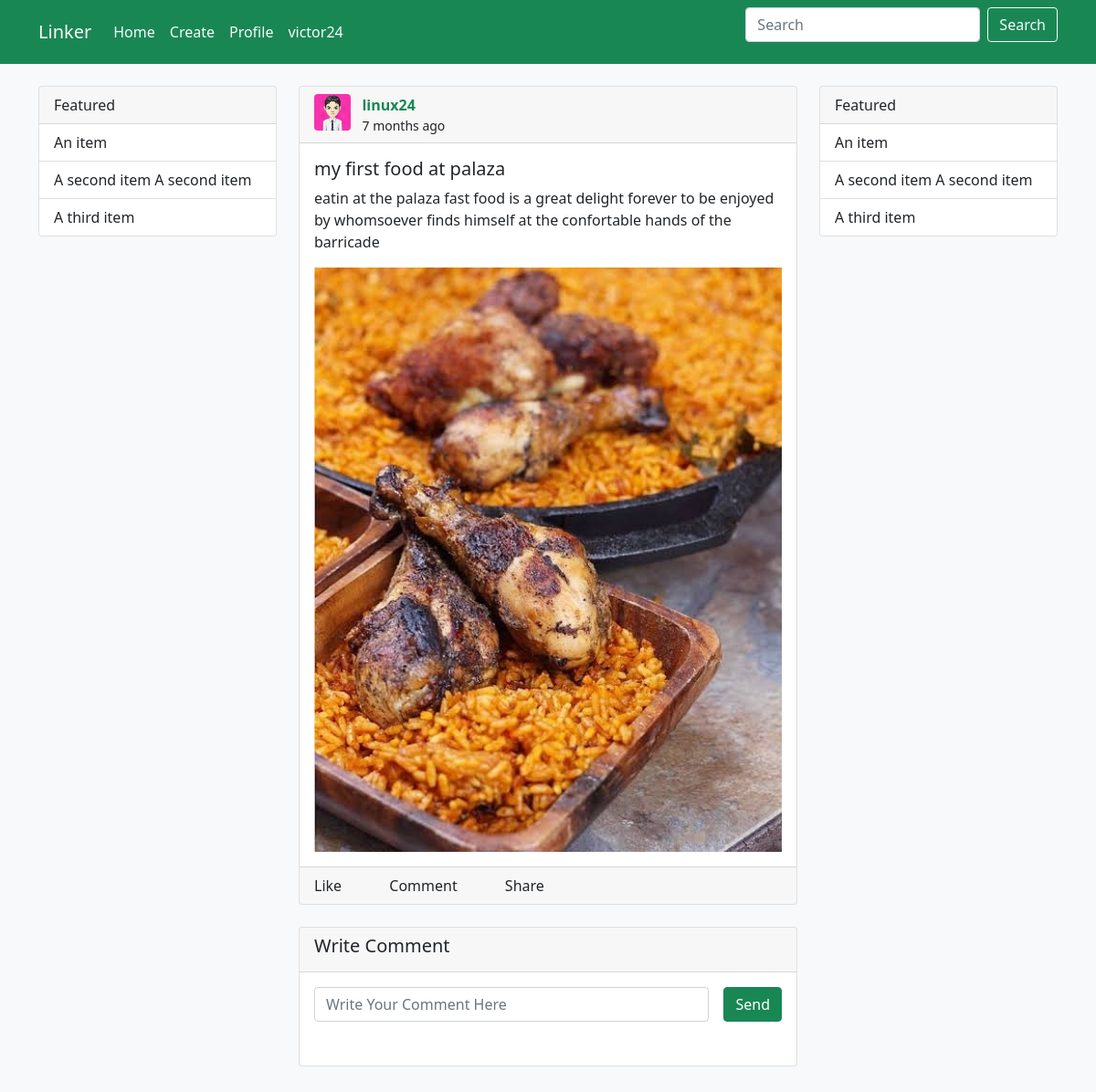
Page /post/detail/12/ (signed in) on the committed database.
### blog/models.py (models this page shows)
class Post(models.Model):
    title = models.CharField(max_length=150)
    author = models.ForeignKey(User, related_name='posts', on_delete=models.CASCADE)
    time_created= models.DateTimeField(default=timezone.now)
    content = models.TextField(max_length=250)
    image =models.ImageField(null=True, blank=True, upload_to='posts')
    users_like =models.ManyToManyField(User, related_name='posts_liked', blank=True)
    class Meta:
        ordering = ['-time_created']

### users/models.py (models this page shows, shortened)
class Profile(models.Model):
    user = models.OneToOneField(User, on_delete=models.CASCADE)
    image = models.ImageField(default='photo3.jpg', upload_to='profiles/')
    phone = models.CharField(max_length=20, verbose_name='phone number', unique=True, null=True, blank=True)
    following = models.ManyToManyField('self', through=Contact, related_name='followers', symmetrical=False, blank=True)

### blog/views.py (the view)
# urls.py: path('post/detail/<int:pk>/', views.post_detail, name='post_detail'),
@login_required
def post_detail(request, pk):
    post = get_object_or_404(Post, pk=pk)
    if request.method == 'POST':
        comment_form = CommentForm(request.POST)
        if comment_form.is_valid():
            cf = comment_form.save(commit=False)
            cf.post = post
            cf.author = request.user
            cf.save()
            return redirect(request.META.get('HTTP_REFERER'))
    else:
        comment_form = CommentForm()
    return render(request, 'blog/post-detail.html', {'post': post, 'comment_form': comment_form})

### blog/forms.py
class CommentForm(forms.ModelForm):
    content = forms.CharField(label='', widget=forms.TextInput(attrs={"placeholder": "Write Your Comment Here"}))
    class Meta:
        model = Comment
        fields = ['content']

### blog/templates/blog/post-detail.html (shortened to what this page needs)
{% extends 'users/base.html' %}
{% load static %}
{% load crispy_forms_tags %}
{% block content %}
<div class="card mb-4">
    <div class="card-header d-flex">
        <div>
            <img src="{{ post.author.profile.image.url }}" class="rounded" alt="" width="40">
        </div> <div> &nbsp; &nbsp; </div>
        <div>
            <a href="#" class="text-success text-decoration-none fw-bold">{{ post.author.username }}</a>
            <div class="small">{{ post.time_created|timesince }} ago</div>
        </div>
    </div>
    <div class="card-body">
        <h5 class="card-title">{{ post.title }}</h5>
        <p class="card-text">{{ post.content }}</p>
        {% if post.image.url is not None %}
        <div>
            <img src="{{ post.image.url }}" class="w-100" alt="">
        </div>
        {% endif %}
    </div>
    <div class="card-footer">
        <span class="me-5">Like</span> <span class="me-5">Comment</span> <span>Share</span>
    </div>
</div>
<div class="card mb-4">
    <div class="card-header"><h5>Write Comment</h5></div>
    <div class="card-body">
        <form action="{% url 'post_detail' post.id %}" method="POST">
            <div class="d-flex">
                <div class="w-100">
                   {{ comment_form.content|as_crispy_field }}
                </div>
                <div>
                    <input type="submit" value="Send" class="btn btn-success ms-3">
                </div>
            </div>
        </form>
    </div>
</div>
{% endblock %}

### users/templates/users/base.html (shortened to what this page needs)
{% load static %}
<html lang="en">
<head>
    <link rel="stylesheet" href="{% static 'users/css/bootstrap.min.css' %}">
    <link rel="stylesheet" href="{% static 'users/css/main.css' %}">
</head>
<body class="bg-light">
    <nav class="navbar navbar-expand-lg navbar-success bg-success">
        <div class="container">
          <a class="navbar-brand text-light" href="{% url 'home' %}">Linker</a>
          <div class="collapse navbar-collapse" id="navbarTogglerDemo03">
            <ul class="navbar-nav me-auto mb-2 mb-lg-0">
              {% if user.is_authenticated %}
              <li class="nav-item">
                <a class="nav-link text-light active" aria-current="page" href="{% url 'home' %}">Home</a>
              </li>
              <li class="nav-item">
                <a class="nav-link text-light" href="{% url 'create_post' %}">Create</a>
              </li>
              <li class="nav-item">
                <a class="nav-link text-light" href="{% url 'profile' user.username %}">Profile</a>
              </li>
              <li class="nav-item">
                <a class="nav-link text-light" href="#">{{ user.username }}</a>
              </li>
            </ul>
            <form class="d-flex">
              <input class="form-control me-2" type="search" placeholder="Search" aria-label="Search">
              <button class="btn btn-outline-light" type="submit">Search</button>
            </form>
            {% endif %}
          </div>
        </div>
    </nav>
    <div class="container my-4">
        <div class="row">
            <div class="col-md-3">
                <div class="card w-100" style="width: 18rem;">
                    <div class="card-header">
                      Featured
                    </div>
                    <ul class="list-group list-group-flush">
                      <li class="list-group-item">An item</li>
                      <li class="list-group-item">A second item A second item</li>
                      <li class="list-group-item">A third item</li>
                    </ul>
                  </div>
            </div>
            <div class="col-md-6">
                {% block content %} {% endblock %}
            </div>
            <div class="col-md-3">
                <div class="card w-100" style="width: 18rem;">
                    <div class="card-header">
                      Featured
                    </div>
                    <ul class="list-group list-group-flush">
                      <li class="list-group-item">An item</li>
                      <li class="list-group-item">A second item A second item</li>
                      <li class="list-group-item">A third item</li>
                    </ul>
                  </div>
            </div>
        </div>
    </div>
</body>
</html>

### rows in the picture
Post: author.profile.image (picture), author.username "linux24", time_created "7 months", title "my first food at palaza", content "eatin at the palaza fast food is a great delight forever to be enjoyed by whomsoever finds himself at the confortable hands of the barricade", image (picture)

### other values in the picture
{{ user.username }} "victor24"
